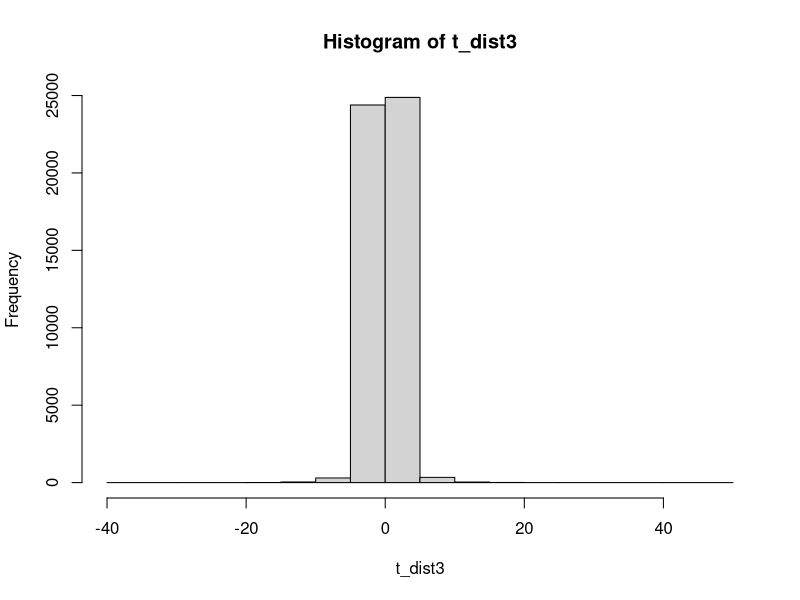
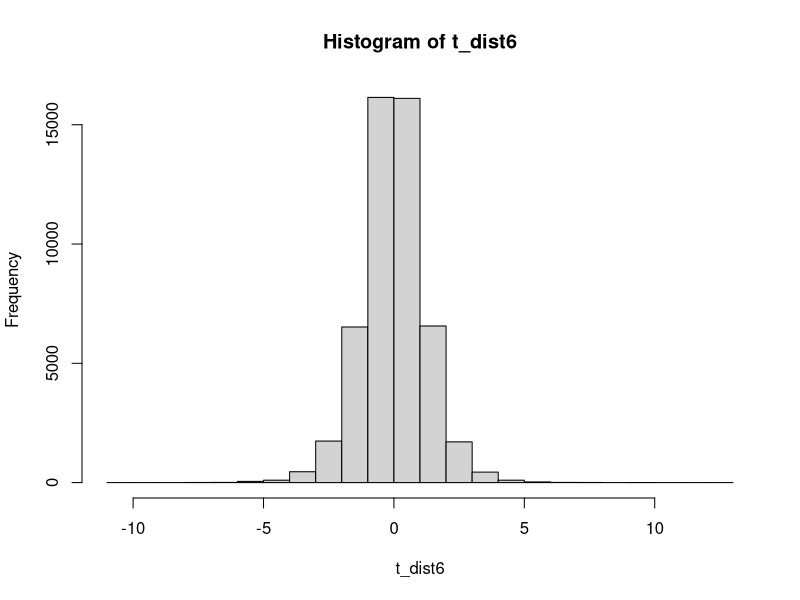
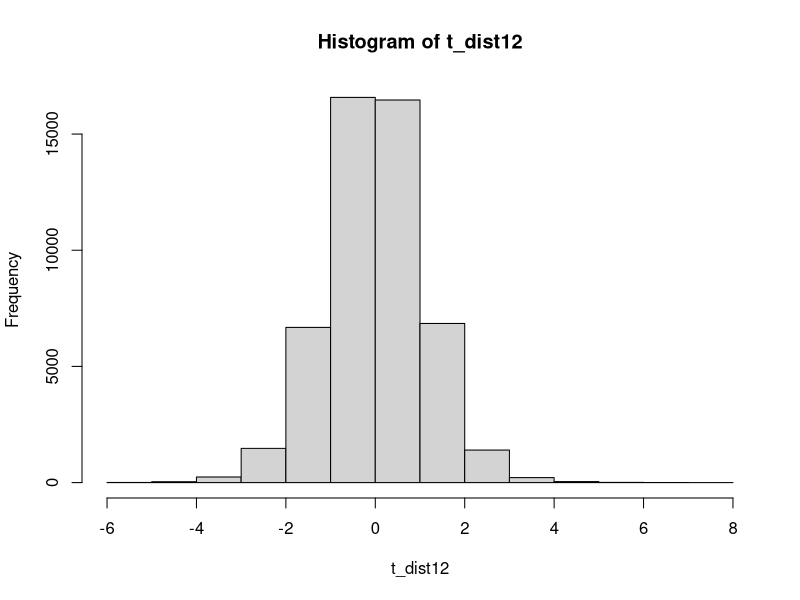
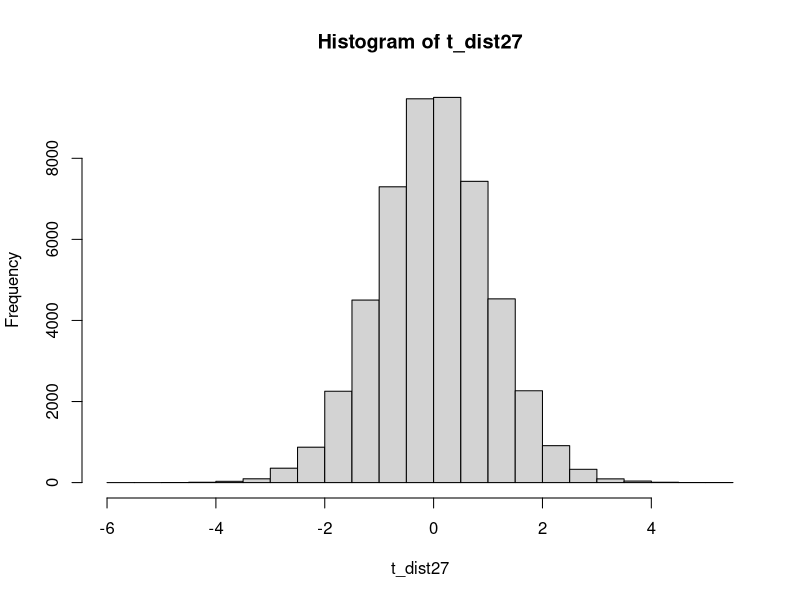
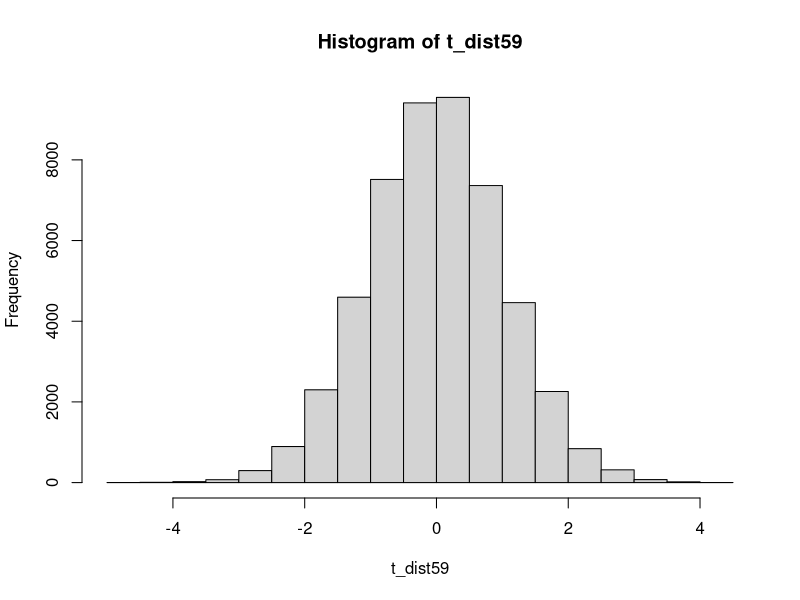
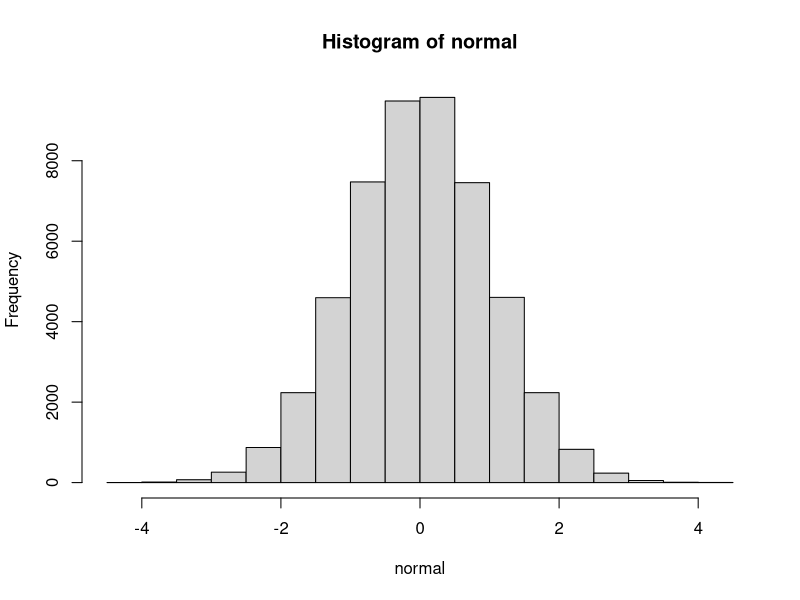
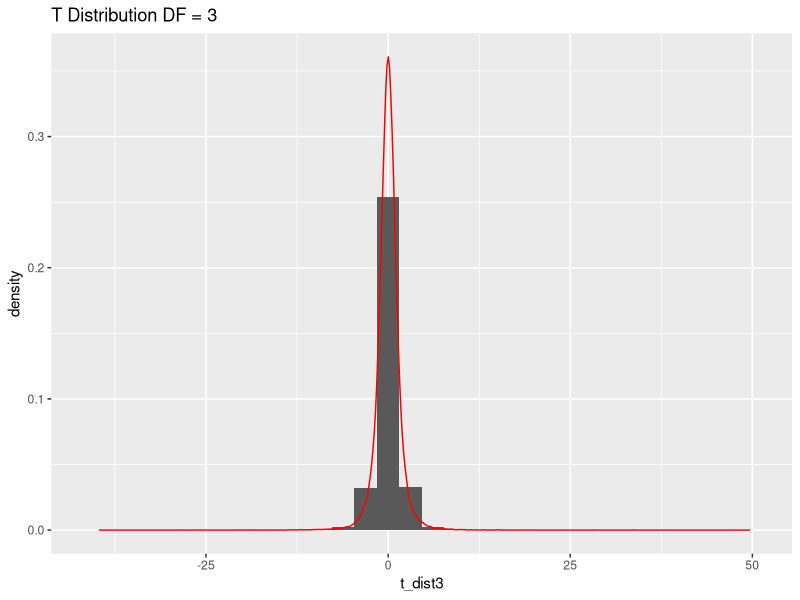
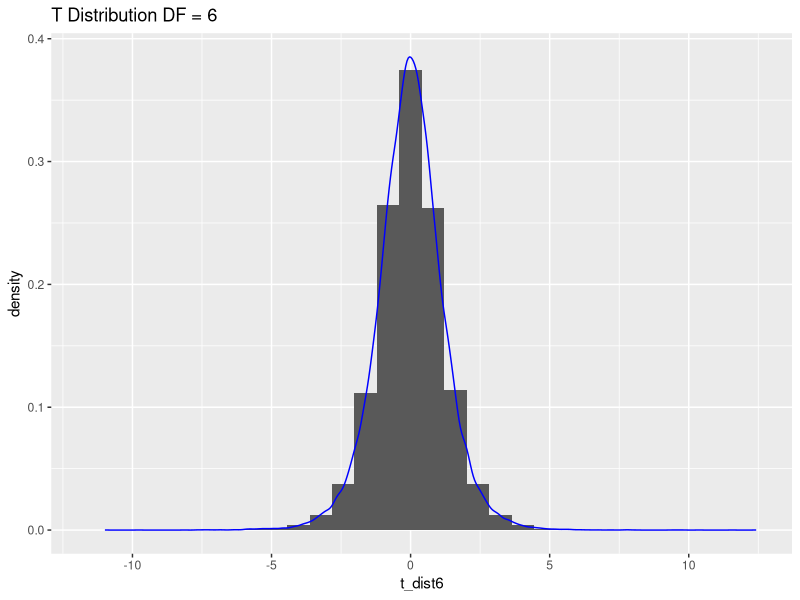

The R source for these figures, in order:
## ---- chunk 1
library(ggplot2)
library(cowplot)
## ---- chunk 2
# Creating t distributions for each degree of freedom
t_dist3 <- rt(50000,3)
t_dist6 <- rt(50000,6)
t_dist12 <- rt(50000,12)
t_dist27 <- rt(50000,27)
t_dist59 <- rt(50000,59)

t_distdf <- data.frame(t_dist3,t_dist6,t_dist12,t_dist27,t_dist59)
# Distribution for standard normal
normal <- rnorm(50000)
## ---- chunk 3
hist(t_dist3)
hist(t_dist6)
hist(t_dist12)
hist(t_dist27)
hist(t_dist59)
hist(normal)
## ---- chunk 4
# Z Score for the significance of 1.96
zscore <- 1.96

# Calculating T scores for each Degrees of Freedom
t_scores <- qt(0.95, c(3, 6, 12, 27, 59))

# Printing Scores
print (t_scores)
print (zscore)
## ---- chunk 5
# Creating Kernel Density Plot for each t-distribution
ggplot(t_distdf,aes(t_dist3)) + geom_histogram(aes(y = stat(density))) + geom_density(col = "red") + ggtitle("T Distribution DF = 3")

ggplot(t_distdf,aes(t_dist6)) + geom_histogram(aes(y = stat(density))) + geom_density(col = "blue") + ggtitle("T Distribution DF = 6")

ggplot(t_distdf,aes(t_dist12)) + geom_histogram(aes(y = stat(density))) + geom_density(col = "green") + ggtitle("T Distribution DF = 12")

ggplot(t_distdf,aes(t_dist27)) + geom_histogram(aes(y = stat(density))) + geom_density(col = "orange") + ggtitle("T Distribution DF = 27")

ggplot(t_distdf,aes(t_dist59)) + geom_histogram(aes(y = stat(density))) + geom_density(col = "yellow") + ggtitle("T Distribution DF = 59")
## ---- chunk 6
norm <- rnorm(50000)
normDF <- data.frame(norm,t_dist3)

plot(density(normDF$norm))
lines(density(normDF$t_dist3))
